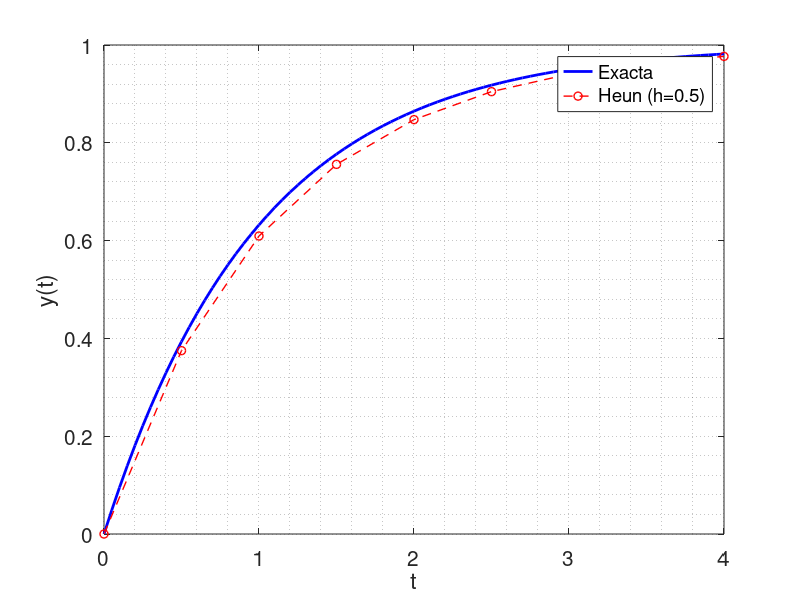

The MATLAB source for this figure:
%% solucion de ecuaciones diferenciales ordinarias: metodo de Heun
%{
---------------------------------------------------------------------------
Creado por:                    Fecha:          Asignatura:
Felipe Uribe Castillo          24.04.16        Metodos numericos
---------------------------------------------------------------------------
Referencias:
1. Yang et al. (2005) - Applied numerical methods using MATLAB
---------------------------------------------------------------------------
%}
clear; clc; close all;

%% ejemplo
%{
% ejemplo 1
% dy(t)/dt = y(t)
f    = @(t,y) -y;
y0   = 1;                    % condicion inicial
tf   = 5;                    % tiempo final
y_ex = @(t) y0*exp(-t);      % solucion exacta
%}
%
% ejemplo 2
% dy(t)/dt + a*y(t) = r
a    = 1;                    % parametro 1
r    = 1;                    % parametro 2
f    = @(t,y) r - a*y;
y0   = 0;                    % condicion inicial
tf   = 4;                    % tiempo final
y_ex = @(t) (y0 - r/a)*exp(-a*t) + r/a;   % solucion exacta
%}

%% procedimiento
h  = 0.5;           % longitud de paso
t  = 0:h:tf;        % vector de tiempo
n  = length(t)-1;   % numero de puntos
y  = zeros(n,1);    % vector de solucion
%
y(1) = y0;          % aplico condicion inicial
for k = 1:n
   y(k+1) = y(k) + (h/2)*(f(t(k),y(k))+f(t(k+1),y(k)+h*f(t(k),y(k))));   % regla del trapecio
end

%% grafico
t_ex = 0:0.05:tf;
y_ex = y_ex(t_ex);
figure;
plot(t_ex,y_ex,'b-','LineWidth',2); hold on;
plot(t,y,'r--o','LineWidth',1); grid minor;
xlabel('t'); ylabel('y(t)');
legend('Exacta',sprintf('Heun (h=%g)',h),'Location','Best');
set(gca,'FontSize',15);

%%END